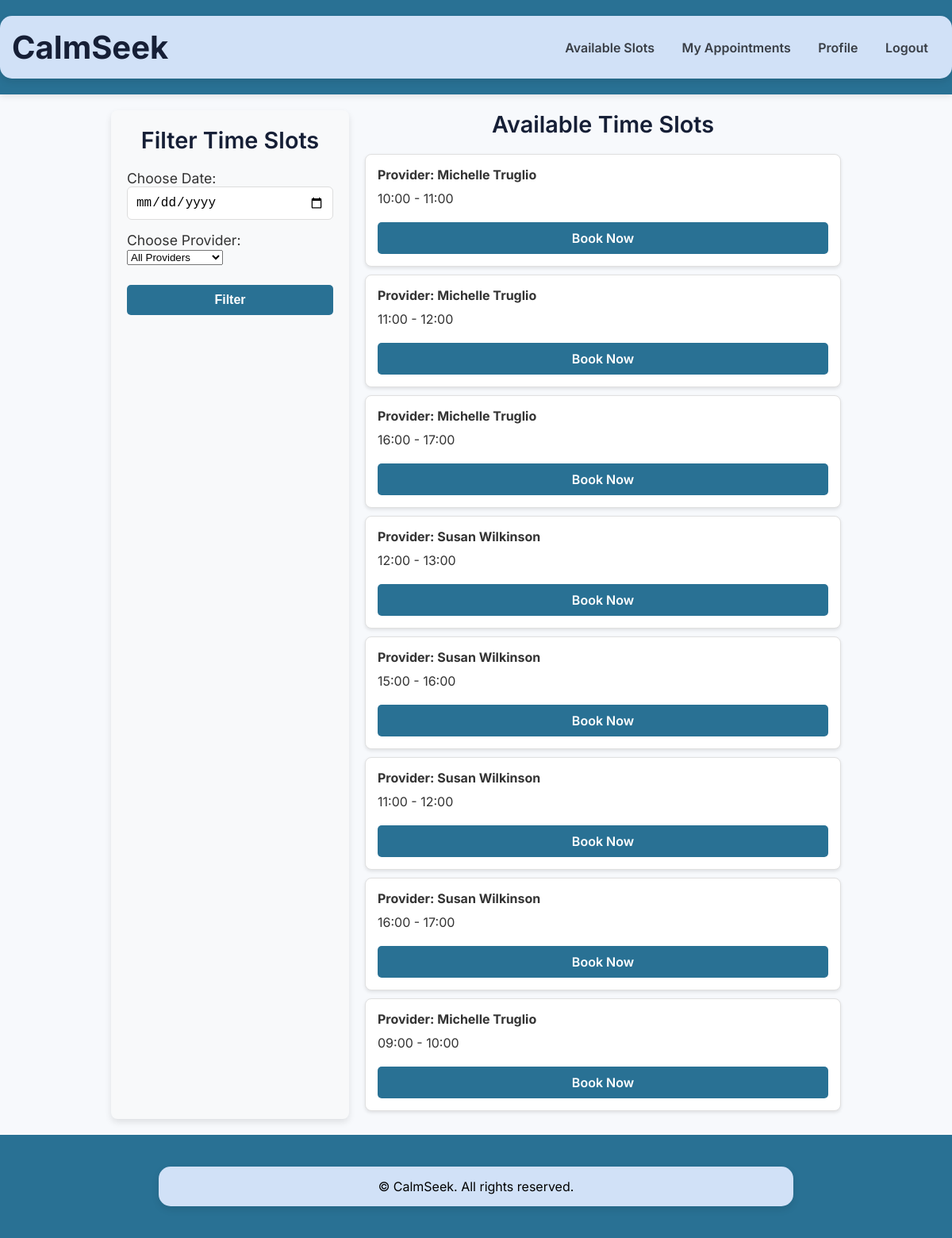
The app's page /appointments/time_slots/ (signed in), older data.
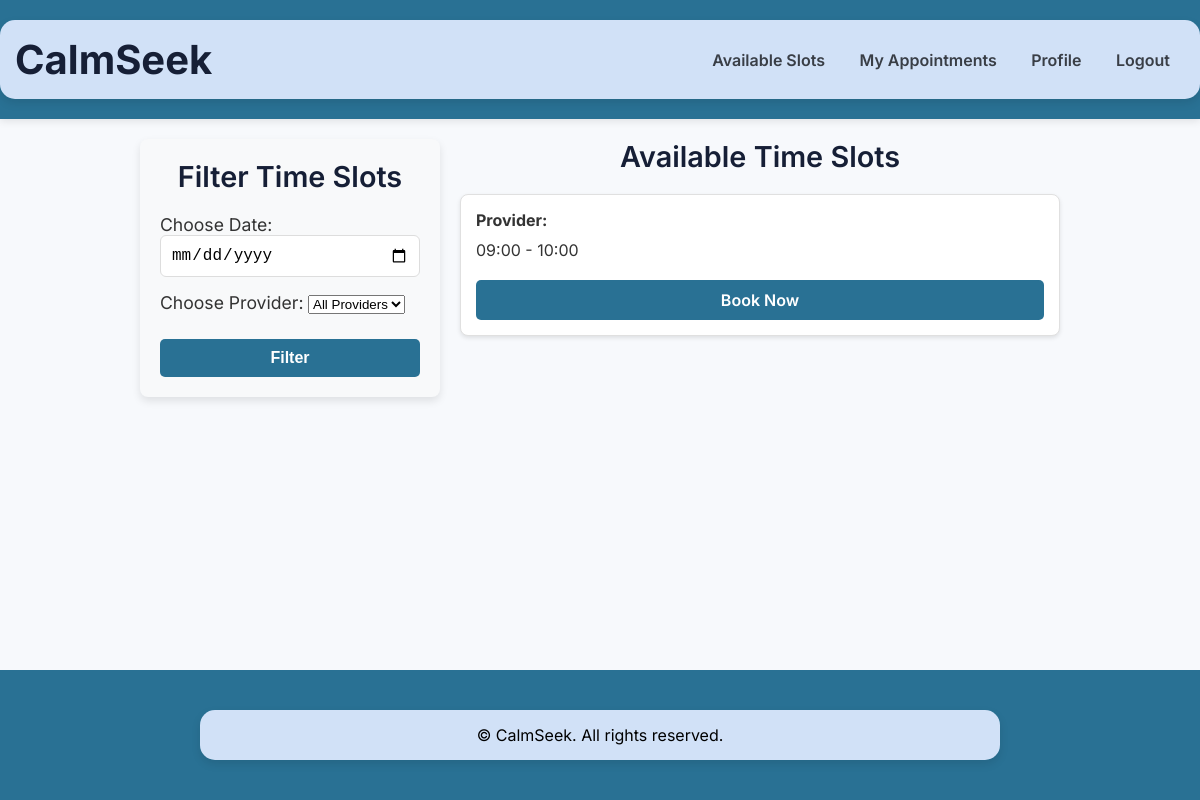
The same page, newer data.
### appointments/models.py (models this page shows, shortened)
class TimeSlot(models.Model):
    provider = models.ForeignKey(User, on_delete=models.CASCADE, related_name='provider_time_slots')
    start_time = models.DateTimeField()
    end_time = models.DateTimeField()
    is_available = models.BooleanField(default=True)

### appointments/views.py (the view)
# urls.py: path('time_slots/', views.time_slots, name='time_slots'),
@login_required
def time_slots(request):
    selected_provider_id = request.GET.get("provider")
    selected_date = request.GET.get("date")
    providers = User.objects.filter(is_staff=False)  # Assuming providers have 'is_staff' attribute set to True
    time_slots = TimeSlot.objects.filter(is_available=True)
    if selected_provider_id:
        time_slots = time_slots.filter(provider_id=selected_provider_id)
    if selected_date:
        selected_date_obj = parse_date(selected_date)
        if selected_date_obj:
            start_of_day = datetime.combine(selected_date_obj, datetime.min.time())
            end_of_day = datetime.combine(selected_date_obj, datetime.max.time())
            time_slots = time_slots.filter(start_time__range=(start_of_day, end_of_day))
    context = {
        'time_slots': time_slots,
        'providers': providers,
        'selected_provider_id': int(selected_provider_id) if selected_provider_id else None,
        'selected_date': selected_date,
    }
    return render(request, 'appointments/time_slots.html', context)

### appointments/templates/appointments/time_slots.html (shortened to what this page needs)
{% extends 'base.html' %}
{% block content %}
<div class="slots-container">
    <div class="filter-card">
        <h2 class="heading">Filter Time Slots</h2>
        <form method="get" action="{% url 'appointments:time_slots' %}" class="filter-form mb-4">
            <div class="filter-container">
                <div class="form-group">
                    <label for="date">Choose Date:</label>
                    <input type="date" id="date" name="date" value="{{ selected_date }}" class="date-input">
                </div>
                <div class="form-group">
                    <label for="provider">Choose Provider:</label>
                    <select id="provider" name="provider" class="provider-select">
                        <option value="">All Providers</option>
                    </select>
                </div>
                <button type="submit" class="btn btn-primary">Filter</button>
            </div>
        </form>
    </div>
    <div class="slots-list">
        <h2 class="heading">Available Time Slots</h2>
        {% if time_slots %}
            {% for slot in time_slots %}
                <div class="slot-card">
                    <p><strong>Provider: {{ slot.provider.get_full_name }}</strong></p>
                    <p>{{ slot.start_time|date:"H:i" }} - {{ slot.end_time|date:"H:i" }}</p>
                    <a href="{% url 'appointments:book_appointment' slot.id %}" class="btn btn-primary">Book Now</a>
                </div>
            {% endfor %}
        {% else %}
            <p class="no-slots">No available time slots for the selected date and provider.</p>
        {% endif %}
    </div>
</div>
{% endblock %}

### calmseek/templates/base.html (shortened to what this page needs)
<!DOCTYPE html>
<html lang="en">
<head>
    {% load static %}
    <link rel="stylesheet" href="{% static 'styles.css' %}">
</head>
<body>
    <header>
        <div class="container">
            <h1>CalmSeek</h1>
            <nav>
                <a href="{% url 'appointments:time_slots' %}" class="nav-title">Available Slots</a>
                <a href="{% url 'appointments:my_appointments' %}" class="nav-title">My Appointments</a>
                <a href="#" class="nav-title">Profile</a>
            <a href="{% url 'logout' %}" class="nav-title">Logout</a>
            </nav>
        </div>
    </header>
    <main>
        {% block content %}
        {% endblock %}
    </main>
    <footer>
        <div class="container">
            <p>&copy; {{ current_year }} CalmSeek. All rights reserved.</p>
        </div>
    </footer>
</body>
</html>

### calmseek/static/css/styles.css (style rules this page uses)
* { margin: 0; padding: 0; box-sizing: border-box; }
body { font-family: 'Inter', sans-serif; background: #f7f9fc; color: #333; display: flex; flex-direction: column; min-height: 100vh; }
header { background: #297194; padding: 20px 0; box-shadow: 0 2px 8px rgba(0, 0, 0, 0.1); }
header h1 { text-align: center; color: #161f36; font-size: 2.5rem; }
header .container { max-width: 1200px; margin: 0 auto; display: flex; justify-content: space-between; align-items: center; }
nav a { text-decoration: none; margin: 0 15px; font-weight: 600; color: #fff; transition: color 0.3s; }
main { flex: 1; animation: fadeIn 0.5s ease-in-out; }
footer p { margin: 0; }
footer { text-align: center; padding: 20px 0; background: #297194; color: black; }
.container { max-width: 800px; margin: 20px auto; padding: 15px; background-color: #d1e1f7; border-radius: 15px; box-shadow: 0 4px 10px rgba(0, 0, 0, 0.1); }
.heading { color: #161f36; font-size: 1.8rem; font-weight: 600; margin-bottom: 20px; text-align: center; }
.nav-title { color: #393e46; }
.btn { display: inline-block; padding: 12px 20px; font-size: 1rem; font-weight: 600; border: none; border-radius: 6px; cursor: pointer; text-align: center; transition: background-color 0.3s, transform 0.2s, box-shadow 0.2s; color: #fff; text-decoration: none; margin-top: 10px; }
.date-input { width: 100%; max-width: 300px; padding: 10px; font-size: 1rem; border: 1px solid #ddd; border-radius: 6px; transition: border-color 0.3s, box-shadow 0.3s; }
.form-group label { margin-bottom: 5px; font-size: 1.1rem; color: #333; }
.select-provider, .date-input { width: 100%; padding: 10px; font-size: 1rem; border: 1px solid #ddd; border-radius: 6px; transition: border-color 0.3s, box-shadow 0.3s; }
.slots-container { display: flex; justify-content: center; max-width: 1200px; margin: 0 auto; padding: 20px; }
.filter-card { background-color: #f8f9fa; border-radius: 8px; padding: 20px; box-shadow: 0 4px 8px rgba(0, 0, 0, 0.1); width: 300px; margin-right: 20px; }
.slots-list { flex: 1; max-width: 600px; }
.slot-card { background-color: #fff; border: 1px solid #e0e0e0; border-radius: 8px; padding: 15px; margin-bottom: 10px; box-shadow: 0 2px 4px rgba(0, 0, 0, 0.1); }
.slot-card p { margin-bottom: 10px; }
.form-group { margin-bottom: 15px; }
h2.heading { text-align: center; }
.btn-primary { background-color: #297194; color: white; width: 100%; padding: 10px; border-radius: 5px; }

Row changes from the older to the newer data that the page shows:
removed TimeSlot: provider.get_full_name "Michelle Truglio", start_time "10:00", end_time "11:00"
removed TimeSlot: provider.get_full_name "Michelle Truglio", start_time "11:00", end_time "12:00"
removed TimeSlot: provider.get_full_name "Michelle Truglio", start_time "16:00", end_time "17:00"
removed TimeSlot: provider.get_full_name "Susan Wilkinson", start_time "12:00", end_time "13:00"
removed TimeSlot: provider.get_full_name "Susan Wilkinson", start_time "15:00", end_time "16:00"
removed TimeSlot: provider.get_full_name "Susan Wilkinson", start_time "11:00", end_time "12:00"
removed TimeSlot: provider.get_full_name "Susan Wilkinson", start_time "16:00", end_time "17:00"
removed TimeSlot: provider.get_full_name "Michelle Truglio", start_time "09:00", end_time "10:00"
added TimeSlot: start_time "09:00", end_time "10:00"
